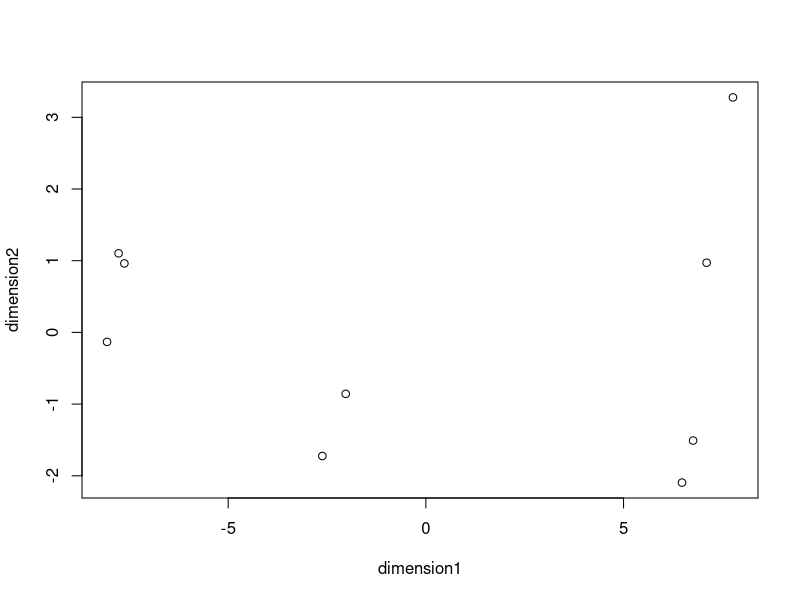

This figure's R source:
## Devoir 1 - Question 1
## Étape 0. Indiquer l'espace de travail et charger les données dans la matrice D
setwd("~/Desktop/R_mydirectory/devoir1")
D <- matrix(scan("Q1_donnees.dat"),15,9,byrow=TRUE)

## Étape 1. Centrer les données sur la moyenne en créant la matrice dprime
dprime <- D-rowMeans(D)

## Étape 2. Calculer la matrice de covariance de dprime, appelée "A"
A <- (1/length(dprime)) * dprime %*% t(dprime)

## Étape 3. Trouver les valeurs et vecteurs propres unitaires de A, en ordre décroissant (ce que R fait automatiquement)
  # Valeurs propres
valpropres <- eigen(A)$values
  # Vecteurs propres
vectpropres <- eigen(A)$vectors
  # Taux de variance expliquée
varexpl <- valpropres/sum(valpropres)

## Étape 4. Créer la matrice W des vecteurs propres unitaires jusqu'à 90% de variance expliquée et en ordre décroissant, 
## puis calculer la matrice transposée orthogonale  qui permettra la rotation des données initiales
z <- cumsum(varexpl)
for (i in 1:length(varexpl)) {
  if (z[i] < .90) {
   (cumsum(varexpl[1:(i+1)]))
   W <- (vectpropres[,1:(i+1)])
  print(W)
  }
}

  # Matrice transposée Wt
Wt <- t(W)

## Étape 5. Calculer la matrice transformée dpca en multipliant la matrice centrée dprime avec la matrice de rotation, Wt
dpca <- Wt %*% dprime

## Étape 6. Visualisation des données et constatation des groupes principaux
datadpca <- as.data.frame(t(dpca))
colnames(datadpca) <- c("dimension1", "dimension2")
plot(datadpca)

## Utilisation de ggplot pour le graphique inséré dans le rapport.
#p <- ggplot(datadpca, aes(dimension1, dimension2, color=dimension1))
#p+geom_point()

